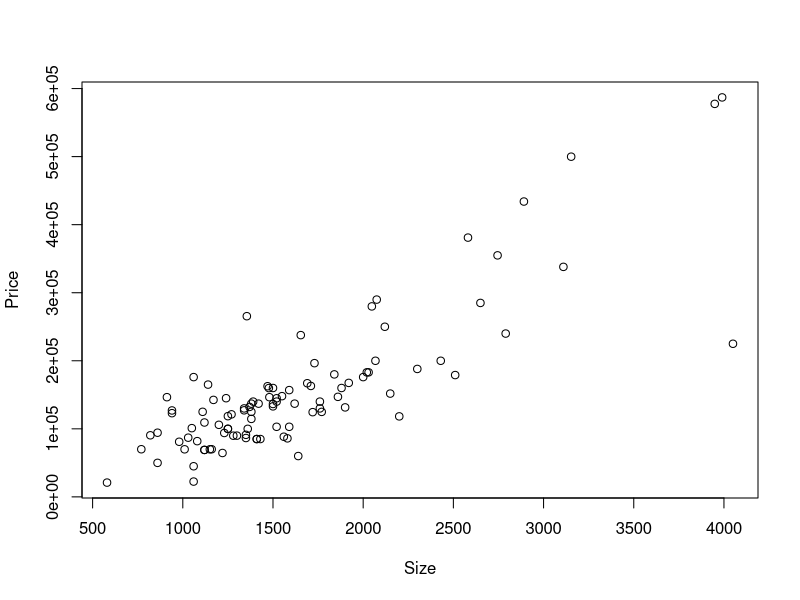
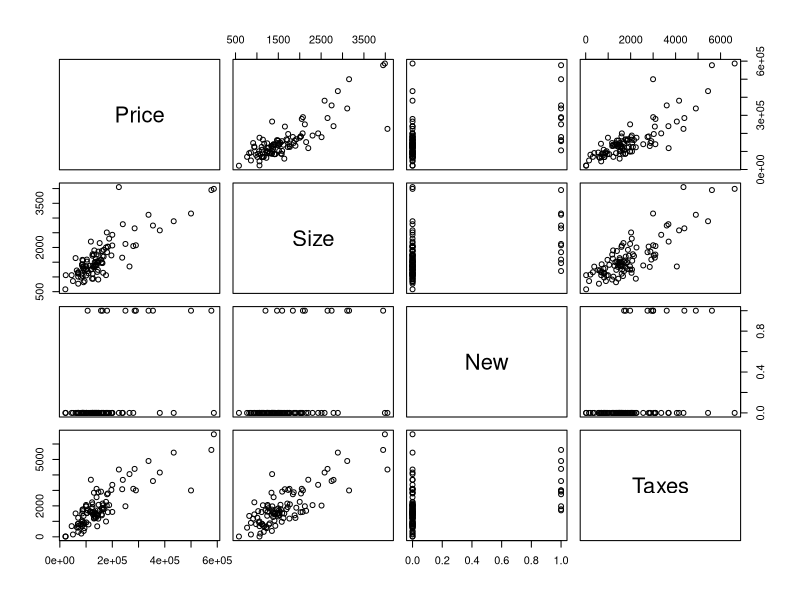
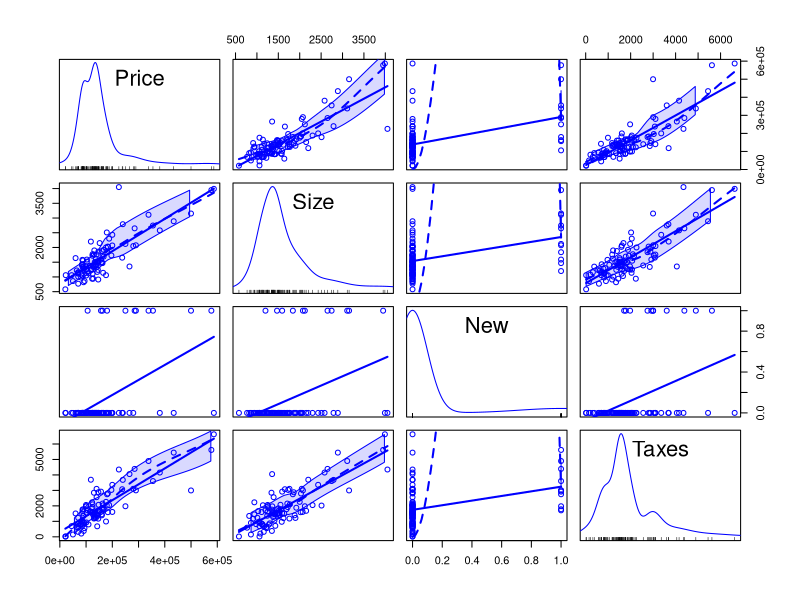
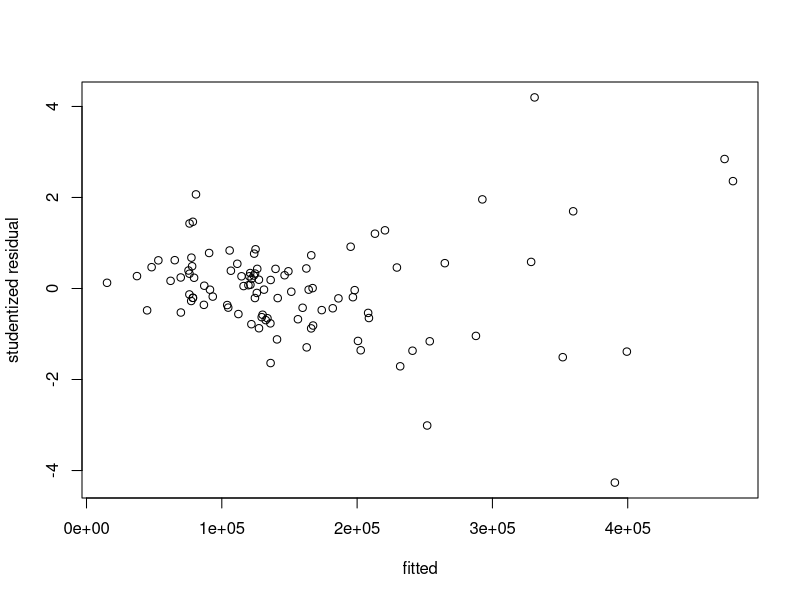

Write R code to recreate these figures, in order. (Note: this script raises an error after producing the figures.)
# where is your house.txt?
setwd("/Users/YEYING/Desktop/STAT331/tutorial")

# you need to install car package first by typying:
# install.packages("car")
library(car)

hp <- read.table("house.txt", header=T)

head(hp)

dim(hp)

hp <- hp[,c("Price", "Size", "New", "Taxes")]

#############################################################
# Look at data
plot(hp$Size, hp$Price, xlab="Size", ylab="Price")

# all the graph
pairs(hp)

# with trend lines
scatterplotMatrix(hp)

#############################################################
# Linear model
fit<-lm(Price~Size+New+Taxes, data=hp)

summary(fit)

plot(fitted(fit), rstudent(fit), xlab="fitted", ylab="studentized residual")

#############################################################
# Transformation
#############################################################

library(MASS)
boxcox(fit)

fit2 <- lm(sqrt(Price)~Size+New+Taxes, data=hp)

summary(fit2)

#############################################################
# Model diagnostics
#############################################################

#############################################################
# Residual plots
plot(hp$Size, rstudent(fit2), xlab="Size", ylab="residuals")

plot(hp$Taxes, rstudent(fit2), xlab="Taxes", ylab="residuals")

plot(fitted(fit2), rstudent(fit2), xlab="fitted", ylab="residuals")

#############################################################
# Residual plots with case number
plot(fitted(fit2), rstudent(fit2), type="n", xlab="fitted", ylab="studentized residual")
text(fitted(fit2), rstudent(fit2))
abline(h=c(-2, 2), lty=2)
abline(h=c(-3, 3), lty=1, col="red")

#############################################################
# QQ plot
qqnorm(rstudent(fit2))
qqline(rstudent(fit2))
#
plot(fit2, which=2)
#
qqPlot(fit2)

#############################################################
# Added variable plot
avPlots(fit2)

#############################################################
# An interactive function that plots the case number for leverage
hat.plot <- function(fit) {
	p <- length(coefficients(fit))
	n <- length(fitted(fit))
	plot(hatvalues(fit), main="Index Plot of Hat Values")
	abline(h=c(2,3)*p/n, col="red", lty=2)
	identify(1:n, hatvalues(fit), names(hatvalues(fit)))
}
hat.plot(fit2)

#############################################################
# Cook's D
plot(fit2, which=4)

plot(fit2, which=5)
